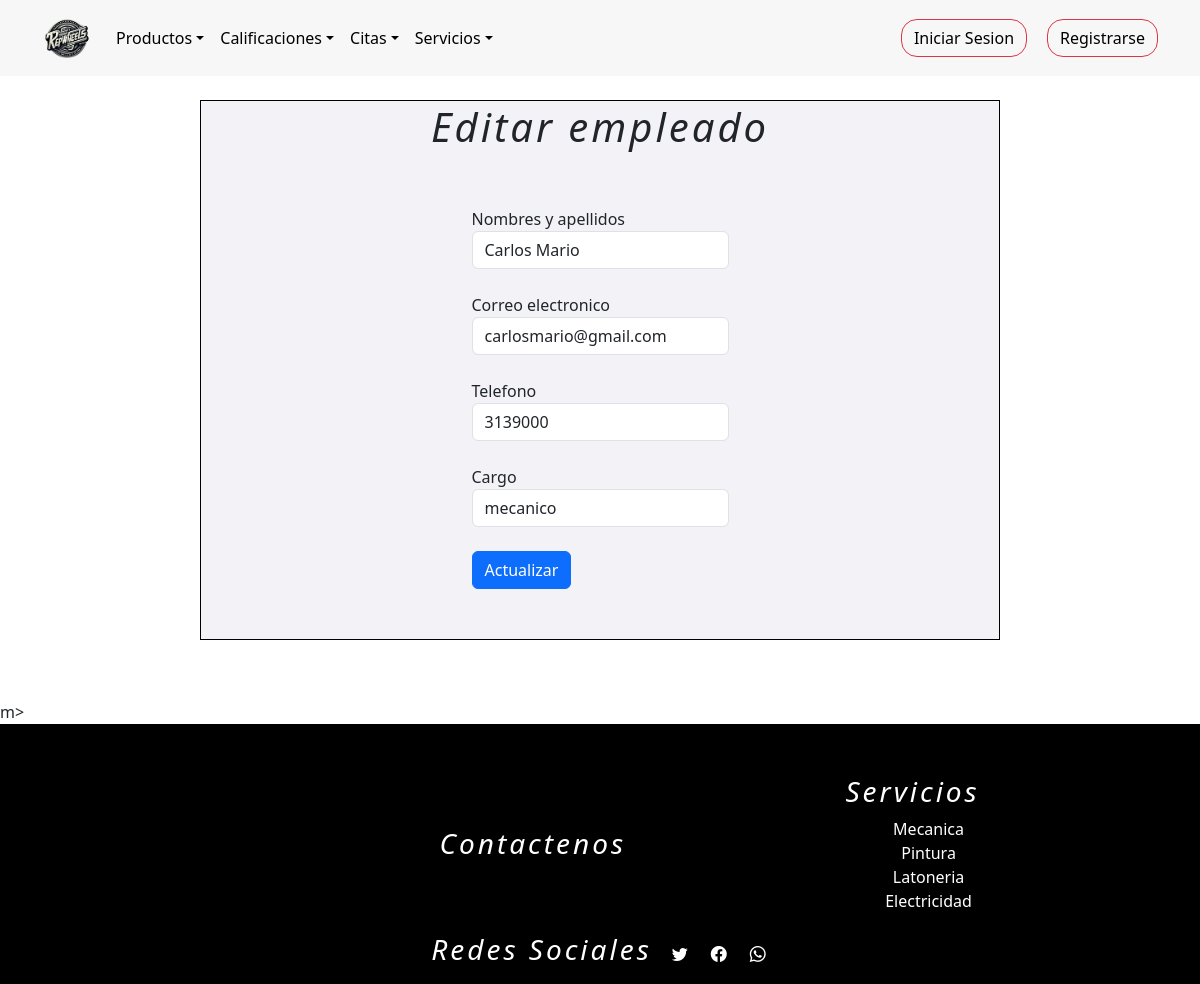
Page /empleados_formulario_editar/5 on the earlier database version.
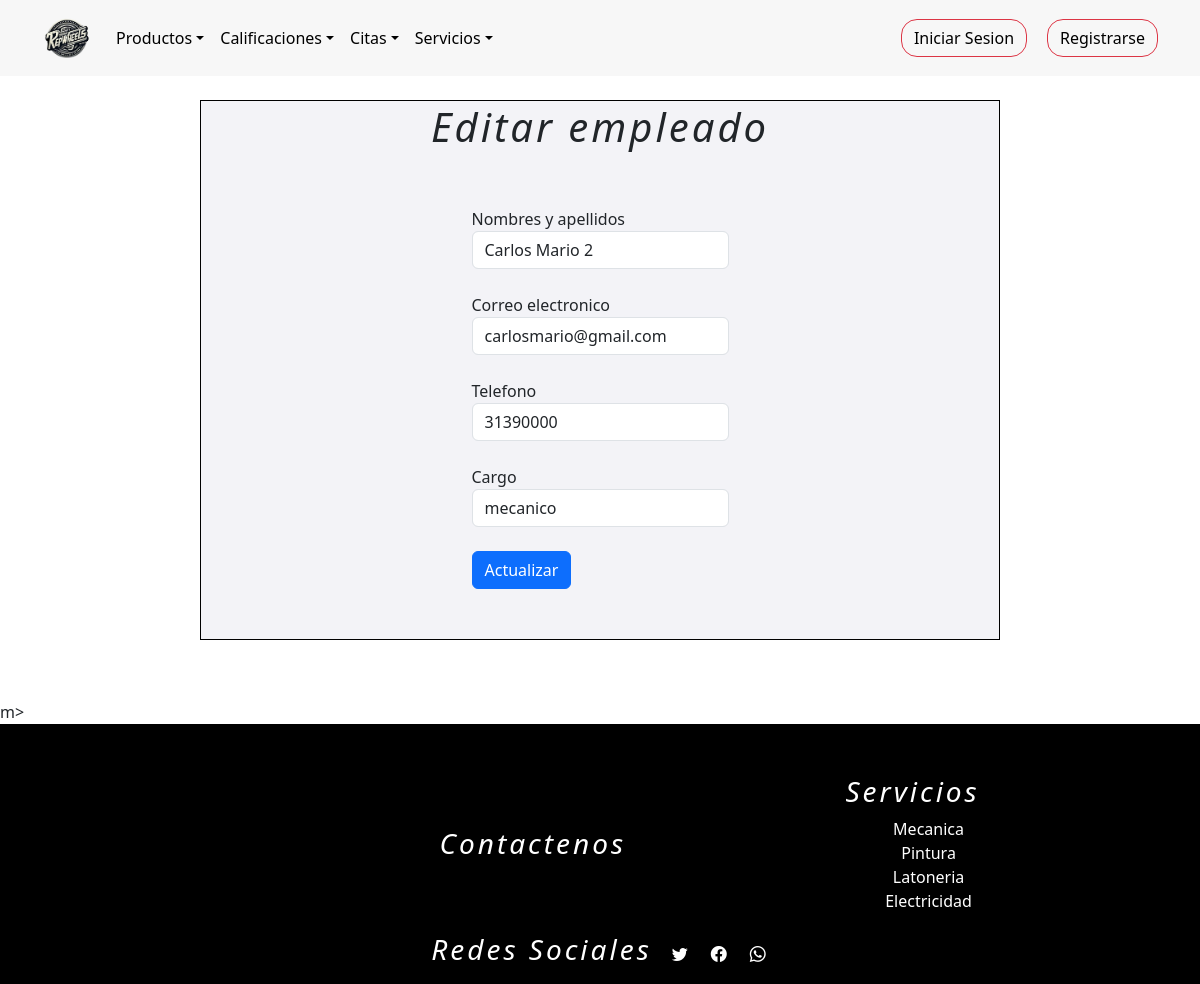
Same page on the later database version.
### tienda/models.py (models this page shows, shortened)
class Usuarios(AbstractUser):
    username = None
    nombre = models.CharField(max_length=254)
    email = models.EmailField(max_length=254, unique=True,blank=False,null=True)
    password = models.CharField(max_length=254,blank=False,null=True)
    foto = models.ImageField(upload_to="tienda/media/", default="tienda/media/user.png")
    token_recuperar = models.CharField(max_length=254,blank=False,null=False,default=0)
    telefono=models.IntegerField(null=False,blank=True,default='0')
    cargo = models.CharField(max_length=254,null=False)
    direccion=models.CharField(max_length=254)
    cedula=models.IntegerField(blank=True,null=False,default='0')
    ROLES = (
        (1,"administrador"),
        (2,"proveedor"),
        (3,"empleado"),
        (4,"cliente"),
    )
    rol=models.IntegerField(choices=ROLES,default=4)
    n = models.IntegerField(blank=True,null=False,default=0)
    USERNAME_FIELD = "email"
    REQUIRED_FIELDS = ["nombre"]
    objects = CustomUserManager()

### tienda/views.py (the view)
# urls.py: path("empleados_formulario_editar/<int:id>", views.empleados_formulario_editar, name="empleados_formulario_editar"),
def empleados_formulario_editar(request, id):
	q = Usuarios.objects.get(pk=id)
	c = Usuarios.objects.filter(rol=3)
	contexto = {"data": q, "empleado": c}
	return render(request, "tienda/empleados/editarempleados.html", contexto)

### tienda/templates/tienda/empleados/editarempleados.html (shortened to what this page needs)
{% extends 'tienda/base2.html' %}
{% load static %}
{% block contenedor %}
<main>
    <form class="form1" action="{% url 'empleado_actualizar' %}" method="post" enctype="multipart/form-data">
        <h1 style="text-align: center;">Editar empleado</h1>
        <div class="form-row p-5">
          <div class="form-group col-md-12">
            <label for="inputPassword4">Nombres y apellidos</label>
            <input type="Text" class="form-control" id="NombreC" name="nombre" placeholder="Nombre completo" value="{{ data.nombre }}">
          </div>
          <br>
          <div class="form-group col-md-12">
            <label for="inputAddress2">Correo electronico</label>
            <input type="text" class="form-control" id="inputAddress2" name="correo" placeholder="Correo" value="{{ data.email }}">
          </div><br>
          <div class="form-group col-md-12">
            <label for="inputAddress2">Telefono</label>
            <input type="Text" class="form-control" id="inputAddress2" name="telefono" placeholder="Telefono" value="{{ data.telefono }}">
          </div>
          <br>
          <div class="form-group col-md-12">
            <label for="inputAddress2">Cargo</label>
            <input type="Text" class="form-control" id="inputAddress2" name="cargo" placeholder="cargo" value="{{ data.cargo }}">
          </div><br>
          <button type="submit" class="btn btn-primary">Actualizar</button>
        </div>
      </form>
</main>m>
{% endblock %}

Differences in the rows shown:
changed Usuarios "carlosmario@gmail.com": nombre "Carlos Mario" → "Carlos Mario 2"; telefono "3139000" → "31390000"
